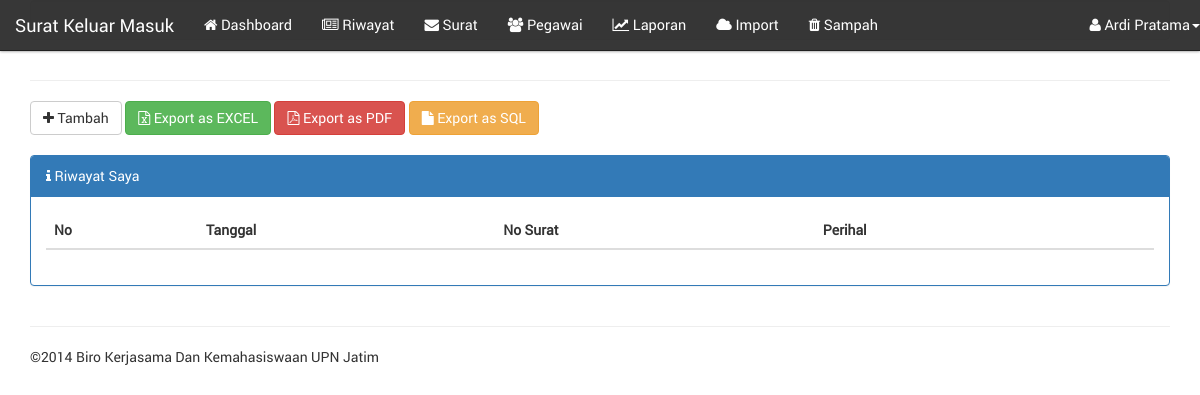
Before: /?page=surat/riwayat (signed in) with the older database file.
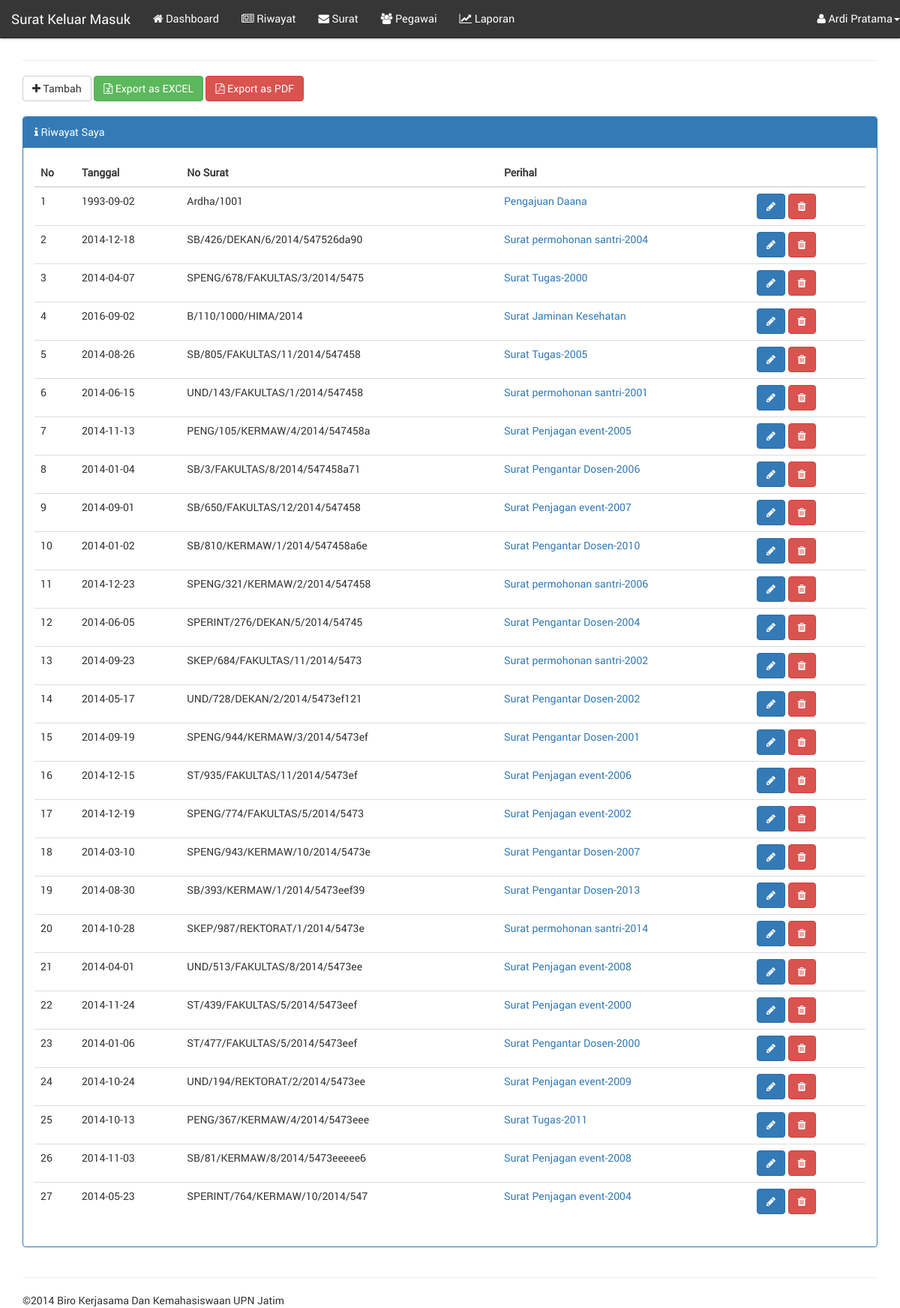
After: the same page with the newer database file.
### tables this page shows
CREATE TABLE `users` (
  `idusers` varchar(30) NOT NULL DEFAULT '',
  `password` varchar(255) DEFAULT NULL,
  `idbagian` varchar(255) DEFAULT NULL,
  PRIMARY KEY (`idusers`)
);

CREATE TABLE `pegawai` (
  `idpegawai` varchar(30) NOT NULL,
  `nama` varchar(45) DEFAULT NULL,
  `alamat` varchar(45) DEFAULT NULL,
  `kota` varchar(255) DEFAULT NULL,
  `tanggal_lahir` varchar(255) DEFAULT NULL,
  `telepon` varchar(255) DEFAULT NULL,
  `ponsel` varchar(45) DEFAULT NULL,
  `foto` varchar(255) NOT NULL DEFAULT 'nophoto.jpg',
  `delete` varchar(1) NOT NULL DEFAULT '0',
  `created_at` timestamp NULL DEFAULT CURRENT_TIMESTAMP,
  PRIMARY KEY (`idpegawai`)
);

CREATE TABLE `surat` (
  `idsurat` varchar(30) NOT NULL DEFAULT '' COMMENT 'NO SURAT',
  `jenis_surat` varchar(10) DEFAULT NULL COMMENT 'Masuk / Keluar',
  `tanggal_surat` date DEFAULT NULL COMMENT 'Tanggal yang tertera pada surat',
  `idkategori` varchar(255) DEFAULT NULL,
  `perihal` text,
  `tujuan` varchar(255) DEFAULT NULL COMMENT 'Sebagai catatan tambahan untuk memperjelas surat',
  `asal_surat` varchar(45) DEFAULT NULL COMMENT 'asal surat, bisa dari instansi internal atau eksternal',
  `disposisi` varchar(255) DEFAULT NULL COMMENT 'Disposisi surat',
  `kata_kunci` varchar(255) DEFAULT NULL COMMENT 'Kata kunci yang berhubungan dengan surat',
  `delete` varchar(1) DEFAULT '0' COMMENT 'DELETE = status data terdelet, 1 adalah file delete, 2 tidak delete',
  `posting` varchar(255) DEFAULT NULL COMMENT 'Di posting oleh idusers',
  `public` varchar(1) DEFAULT '0' COMMENT 'status, 1=publikasi, 0=private',
  `lampiran` varchar(255) DEFAULT 'no_lampiran.jpeg' COMMENT 'Lampiran berupa gambar, gambar surat',
  `created_at` timestamp NOT NULL DEFAULT CURRENT_TIMESTAMP COMMENT 'tanggal surat di insert/ update oleh sistem',
  PRIMARY KEY (`idsurat`)
);

### models.php (called while the page is built, shortened)
<?php
function get_login($tampil){
    $aktif=$_SESSION['idusers'];
    $query=mysql_query("select * from users a, pegawai b, bagian c where a.idusers=b.idpegawai and a.idusers='$aktif' and a.idbagian=c.idbagian");
    $data=mysql_fetch_array($query);
    return $data[$tampil];
}
function riwayat($posting){
    $query=mysql_query("select * from surat where posting='$posting' order by created_at DESC");
    return $query;
}
?>

### module/surat/riwayat.php (the view, shortened to what this page needs)
<div class="row">
        <div class="col-md-12">
        <a href="./?page=surat/tambah"><button class="btn btn-default"><i class="fa fa-plus"></i> Tambah</button></a>
        <a href="./export.php?as=excel" target="_blank"><button class="btn btn-success"><i class="fa fa-file-excel-o"></i> Export as EXCEL</button></a>
        <a href="./export.php?as=pdf" target="_blank"><button class="btn btn-danger"><i class="fa fa-file-pdf-o"></i> Export as PDF</button></a>
        <?php if(get_login('idbagian')==3){?><a href="./export.php?as=sql" target="_blank"><button class="btn btn-warning"><i class="fa fa-file"></i> Export as SQL</button></a><?php } ?>
        <div class="clearfix"></div><br />
            <div class="panel panel-primary">
                <div class="panel-heading"><i class="fa fa-info"></i> Riwayat Saya</div>
                <div class="panel-body">
                    <table class="table table-stripped table-hover table-responsive">
                        <thead>
                            <th>No</th>
                            <th>Tanggal</th>
                            <th>No Surat</th>
                            <th>Perihal</th>
                            <th></th>
                        </thead>
                        <tbody>
                            <?php $surat=riwayat(get_login('idusers'));$i=1;while($result=mysql_fetch_array($surat)){?>
                                <tr>
                                <td><?= $i ?></td>
                                <td><?= $result['tanggal_surat'] ?></td>
                                <td><?= $result['idsurat'] ?></td>
                                <td><a href="./?page=surat/detail&id=<?php echo $result['idsurat'] ?>"><?= $result['perihal'] ?></a></td>
                                <td>
                                    <a href="./?page=surat/edit&id=<?php echo $result['idsurat'] ?>"><button title="Edit" class="btn btn-primary"><i class="fa fa-pencil"></i></button></a>
                                    <a href="./?page=surat/delete&id=<?php echo $result['idsurat'] ?>"><button title="Hapus" class="btn btn-danger"><i class="fa fa-trash"></i></button></a>
                                </td>
                            </tr>
                            <?php $i++; } ?>
                        </tbody>
                    </table>
                </div>
            </div>
        </div>
</div>

### header.php (shortened to what this page needs)
<!DOCTYPE html>
<html lang="en">
<head>
	<link href="css/bootstrap.css" rel="stylesheet"/>
	<link href="css/style.css" rel="stylesheet"/>
    <link href="fonts/stylesheet.css" rel="stylesheet"/>
    <link href="css/font-awesome.min.css" rel="stylesheet" />
    <link href="css/jquery.dataTables.min.css" rel="stylesheet" />
</head>
<body>
<div class="container">
<div class="row clearfix">
		<div class="col-md-12 column">
			<nav class="navbar navbar-inverse navbar-fixed-top" role="navigation">
				<div class="navbar-header">
					 <div class="navbar-brand"><?php echo nama_aplikasi ?></div>
				</div>
				<div class="collapse navbar-collapse" id="bs-example-navbar-collapse-1">
					<ul class="nav navbar-nav">
                        <?php if(isset($_SESSION['login']) && $_SESSION['login']==true){?>
		                <li><a href="./?page=dashboard"><i class="fa fa-home"></i> Dashboard</a></li>
                        <li><a href="./?page=surat/riwayat"><i class="fa fa-newspaper-o"></i> Riwayat</a></li>
                        <li><a href="./?page=surat/index"><i class="fa fa-envelope"></i> Surat</a></li>
                        <li><a href="./?page=pegawai/index"><i class="fa fa-users"></i> Pegawai</a></li>
                        <li><a href="./?page=laporan/index"><i class="fa fa-line-chart"></i> Laporan</a></li>
                        <?php if(get_login('idbagian')==3){?>
                            <li><a href="./?page=import/index"><i class="fa fa-cloud"></i> Import</a></li>
                            <li><a href="./?page=sampah/index"><i class="fa fa-trash"></i> Sampah</a></li>
                        <?php } ?>
					    <?php } ?>
                    </ul>
					<?php if(isset($_SESSION['login']) && $_SESSION['login']==true){?>
		                  <ul class="nav navbar-nav navbar-right">
    						<li class="dropdown">
    							 <a href="#" class="dropdown-toggle" data-toggle="dropdown"><i class="fa fa-user"></i> <?php echo get_login('nama') ?><strong class="caret"></strong></a>
    						</li>
    					</ul>
					<?php } ?>
				</div>
			</nav>
		</div>
	</div>

### index.php (shortened to what this page needs)
<?php
require 'header.php';
?>
    <hr />
<?php
if (isset($_SESSION['login']) && $_SESSION['login'] == true)
{
    if (isset($_GET['page']))
    {
        require_once 'module/' . $_GET['page'] . '.php';
    }
} else
{
    require_once 'module/home.php';
}
require 'footer.php';
?>

### footer.php
<hr />
	<div class="row clearfix">
		<div class="col-md-12 column">
			 &COPY;2014 Biro Kerjasama Dan Kemahasiswaan UPN Jatim
		</div>
	</div>
</div>
</body>
</html>

Changed rows visible on the page:
added surat: tanggal_surat "1993-09-02", idsurat "Ardha/1001", perihal "Pengajuan Daana"
added surat: tanggal_surat "2014-12-18", idsurat "SB/426/DEKAN/6/2014/547526da90", perihal "Surat permohonan santri-2004"
added surat: tanggal_surat "2014-04-07", idsurat "SPENG/678/FAKULTAS/3/2014/5475", perihal "Surat Tugas-2000"
added surat: tanggal_surat "2016-09-02", idsurat "B/110/1000/HIMA/2014", perihal "Surat Jaminan Kesehatan"
added surat: tanggal_surat "2014-08-26", idsurat "SB/805/FAKULTAS/11/2014/547458", perihal "Surat Tugas-2005"
added surat: tanggal_surat "2014-06-15", idsurat "UND/143/FAKULTAS/1/2014/547458", perihal "Surat permohonan santri-2001"
added surat: tanggal_surat "2014-11-13", idsurat "PENG/105/KERMAW/4/2014/547458a", perihal "Surat Penjagan event-2005"
added surat: tanggal_surat "2014-01-04", idsurat "SB/3/FAKULTAS/8/2014/547458a71", perihal "Surat Pengantar Dosen-2006"
added surat: tanggal_surat "2014-09-01", idsurat "SB/650/FAKULTAS/12/2014/547458", perihal "Surat Penjagan event-2007"
added surat: tanggal_surat "2014-01-02", idsurat "SB/810/KERMAW/1/2014/547458a6e", perihal "Surat Pengantar Dosen-2010"
added surat: tanggal_surat "2014-12-23", idsurat "SPENG/321/KERMAW/2/2014/547458", perihal "Surat permohonan santri-2006"
added surat: tanggal_surat "2014-06-05", idsurat "SPERINT/276/DEKAN/5/2014/54745", perihal "Surat Pengantar Dosen-2004"
added surat: tanggal_surat "2014-09-23", idsurat "SKEP/684/FAKULTAS/11/2014/5473", perihal "Surat permohonan santri-2002"
added surat: tanggal_surat "2014-05-17", idsurat "UND/728/DEKAN/2/2014/5473ef121", perihal "Surat Pengantar Dosen-2002"
added surat: tanggal_surat "2014-09-19", idsurat "SPENG/944/KERMAW/3/2014/5473ef", perihal "Surat Pengantar Dosen-2001"
added surat: tanggal_surat "2014-12-15", idsurat "ST/935/FAKULTAS/11/2014/5473ef", perihal "Surat Penjagan event-2006"
added surat: tanggal_surat "2014-12-19", idsurat "SPENG/774/FAKULTAS/5/2014/5473", perihal "Surat Penjagan event-2002"
added surat: tanggal_surat "2014-03-10", idsurat "SPENG/943/KERMAW/10/2014/5473e", perihal "Surat Pengantar Dosen-2007"
added surat: tanggal_surat "2014-08-30", idsurat "SB/393/KERMAW/1/2014/5473eef39", perihal "Surat Pengantar Dosen-2013"
added surat: tanggal_surat "2014-10-28", idsurat "SKEP/987/REKTORAT/1/2014/5473e", perihal "Surat permohonan santri-2014"
added surat: tanggal_surat "2014-04-01", idsurat "UND/513/FAKULTAS/8/2014/5473ee", perihal "Surat Penjagan event-2008"
added surat: tanggal_surat "2014-11-24", idsurat "ST/439/FAKULTAS/5/2014/5473eef", perihal "Surat Penjagan event-2000"
added surat: tanggal_surat "2014-01-06", idsurat "ST/477/FAKULTAS/5/2014/5473eef", perihal "Surat Pengantar Dosen-2000"
added surat: tanggal_surat "2014-10-24", idsurat "UND/194/REKTORAT/2/2014/5473ee", perihal "Surat Penjagan event-2009"
added surat: tanggal_surat "2014-10-13", idsurat "PENG/367/KERMAW/4/2014/5473eee", perihal "Surat Tugas-2011"
added surat: tanggal_surat "2014-11-03", idsurat "SB/81/KERMAW/8/2014/5473eeeee6", perihal "Surat Penjagan event-2008"
added surat: tanggal_surat "2014-05-23", idsurat "SPERINT/764/KERMAW/10/2014/547", perihal "Surat Penjagan event-2004"
Other visible differences:
text no longer shown: "Import Sampah Export as SQL"
